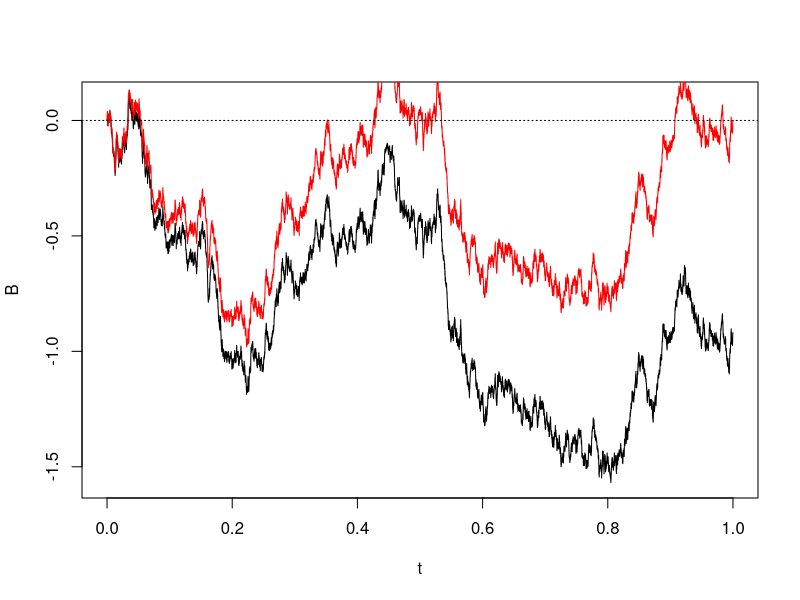

Generate this figure with R:
# Brownian motion

n <- 10000
Z <- rnorm(n)
B <- c(0,cumsum(Z) / sqrt(n))
t <- c(0:n)/n
plot(B~t ,type="l") 

# bridge

B0 <- B - t * B[n+1]
lines(B0 ~ t, col = "red")
abline(h = 0,lty = 3)


S <- 10000
sB0 <- numeric(S)
for(s in 1:S){
    
  Z <- rnorm(n)
  B <- c(0,cumsum(Z) / sqrt(n))
  t <- c(0:n)/n
  B0 <- B - t * B[n+1]
  sB0[s] <- max(abs(B0))

}

quantile(sB0,.95)
M <-1000
x <- 1.349
1 - 2 * sum( (-1)^(0:(M-1))*exp(-2*c(1:M)^2*x^2))
